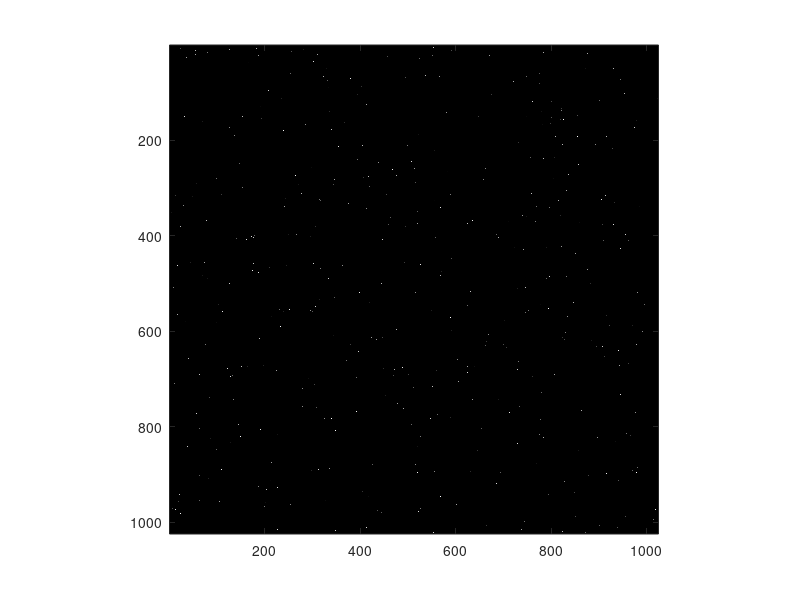

Here is the MATLAB script that generated this plot:
% Random distribution for qPALM

n=1024; % # of lines
m=1024; % # of columns
I=zeros(n,m);

N=2000; % # of molecules

im_out='C:\Users\bourgeoi\Documents\MATLAB\SMIS\SMIS_vsn2.3\PATTERNS\2D\QPALM\rand_qPALM_1024_2.tif';

xy=rand(2,N);

x=1+round(xy(1,:)*(n-1));
y=1+round(xy(2,:)*(m-1));

for k=1:N
    if I(x(k),y(k))==0
        I(x(k),y(k))=k;
    else
        while I(x(k),y(k))~=0
            x(k)=1+round(rand*(n-1));
            y(k)=1+round(rand*(m-1));
        end
        I(x(k),y(k))=k;
    end
end

imagesc(I)
colormap('gray');
axis image

disp('Writing image ...')
imwrite(uint16(I),im_out);
disp('Done')
